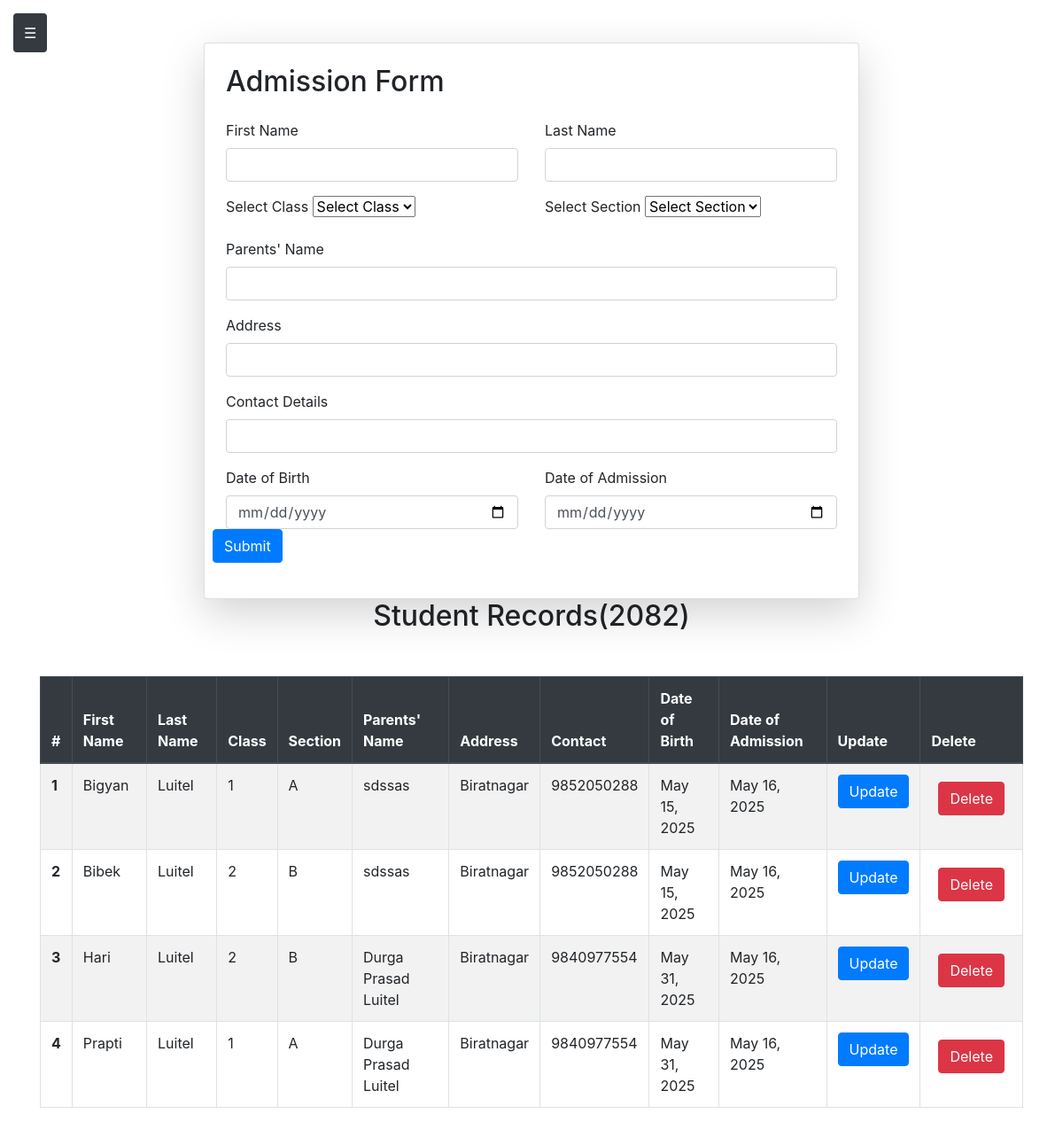
The app's page /admission/ with its own data.
### school/models.py (models this page shows, shortened)
class Students(models.Model):
    student_id= models.AutoField(primary_key=True)
    first_name=models.CharField(max_length=100)
    last_name=models.CharField(max_length=100)
    class_name=models.CharField(max_length=100)
    section=models.CharField(max_length=100)
    contact=models.IntegerField()
    parents=models.CharField(max_length=100)
    address=models.CharField(max_length=100)
    date_of_birth=models.DateField()
    date_of_admission=models.DateField(auto_now=True)
    class Meta:
        ordering = ['student_id']

### school/views.py (the view, shortened to what this page needs)
# urls.py: path('admission/',school_views.admission,name='admission'),
def admission(request):
    students=Students.objects.all()
    context={
        'students':students
    }
    return render(request,'school/admission.html',context)

### school/templates/school/admission.html (shortened to what this page needs)
{% extends 'base.html' %}
{% block start %}
<div class="container mt-5">
    <form class="col-md-8 mx-auto card p-4 shadow-lg" method="post" enctype="multipart/form-data">
        <h2 class="mb-4">Admission Form</h2>
        <div class="row mb-3">
            <div class="col-md-6">
                <label class="form-label">First Name</label>
                <input name="first_name" required type="text" class="form-control">
            </div>
            <div class="col-md-6">
                <label class="form-label">Last Name</label>
                <input name="last_name" required type="text" class="form-control">
            </div>
        </div>
        <div class="row mb-3">
  <div class="col-md-6">
    <label for="classSelect" class="form-label">Select Class</label>
    <select class="form-select"  name="class_name" id="classSelect" required>
      <option value="" disabled selected>Select Class</option>
    </select>
  </div>
  <div class="col-md-6">
    <label for="sectionSelect" class="form-label">Select Section</label>
    <select class="form-select" name="section" id="sectionSelect" required>
      <option value="{{student.section}}" >Select Section</option>
    </select>
  </div>
</div>
        <div class="mb-3">
            <label class="form-label">Parents' Name</label>
            <input name="parents_name" required type="text" class="form-control">
        </div>
        <div class="mb-3">
            <label class="form-label">Address</label>
            <input name="address" required type="text" class="form-control">
        </div>
        <div class="mb-3">
            <label class="form-label">Contact Details</label>
            <input name="contact" required type="text" class="form-control">
        </div>
        <div class="row mb-3">
            <div class="col-md-6">
                <label class="form-label">Date of Birth</label>
                <input name="dob" required type="date" class="form-control">
            </div>
            <div class="col-md-6">
                <label class="form-label">Date of Admission</label>
                <input name="doa" required type="date" class="form-control">
            </div>
            <button type="submit" class="btn btn-primary">Submit</button>
</form>
        </div>
<div class="table-responsive w-100">
    <h2 class="text-center mb-4">Student Records(2082)</h2>
        <table class="table table-striped table-bordered mt-5">
  <thead>
  <thead class="thead-dark">
    <tr>
      <th scope="col">#</th>
      <th scope="col">First Name</th>
      <th scope="col">Last Name</th>
      <th scope="col">Class</th>
      <th scope="col">Section</th>
        <th scope="col">Parents' Name</th>
        <th scope="col">Address</th>
        <th scope="col">Contact</th>
        <th scope="col">Date of Birth</th>
        <th scope="col">Date of Admission</th>
        <th scope="col">Update</th>
        <th scope="col">Delete</th>
    </tr>
  </thead>
  <tbody>
    {% for student in students %}
    <tr>
      <th scope="row">{{forloop.counter}}</th>
      <td>{{ student.first_name }}</td>
      <td>{{ student.last_name }}</td>
      <td>{{ student.class_name }}</td>
      <td>{{ student.section }}</td>
      <td>{{ student.parents }}</td>
      <td>{{ student.address }}</td>
      <td>{{ student.contact }}</td>
      <td>{{ student.date_of_birth }}</td>
      <td>{{ student.date_of_admission }}</td>
        <td><a href="{% url 'update_records' student.student_id %}" class="btn btn-primary">Update</a></td>
      <td>
<form method="POST" action="{% url 'delete_records' student.student_id %}" style="display:inline;">
                                  <button type="submit" class="btn btn-danger m-2">Delete</button>
      </td>
    </tr>
    {% endfor %}
  </tbody>
</table>
</div>
{% endblock %}

### school/static/CSS/style.css (style rules this page uses)
body { margin: 0; padding: 0; }

### records on screen
Students: first_name "Bigyan", last_name "Luitel", class_name "1", section "A", parents "sdssas", address "Biratnagar", contact "9852050288", date_of_birth "May 15, 2025", date_of_admission "May 16, 2025"
Students: first_name "Bibek", last_name "Luitel", class_name "2", section "B", parents "sdssas", address "Biratnagar", contact "9852050288", date_of_birth "May 15, 2025", date_of_admission "May 16, 2025"
Students: first_name "Hari", last_name "Luitel", class_name "2", section "B", parents "Durga Prasad Luitel", address "Biratnagar", contact "9840977554", date_of_birth "May 31, 2025", date_of_admission "May 16, 2025"
Students: first_name "Prapti", last_name "Luitel", class_name "1", section "A", parents "Durga Prasad Luitel", address "Biratnagar", contact "9840977554", date_of_birth "May 31, 2025", date_of_admission "May 16, 2025"
